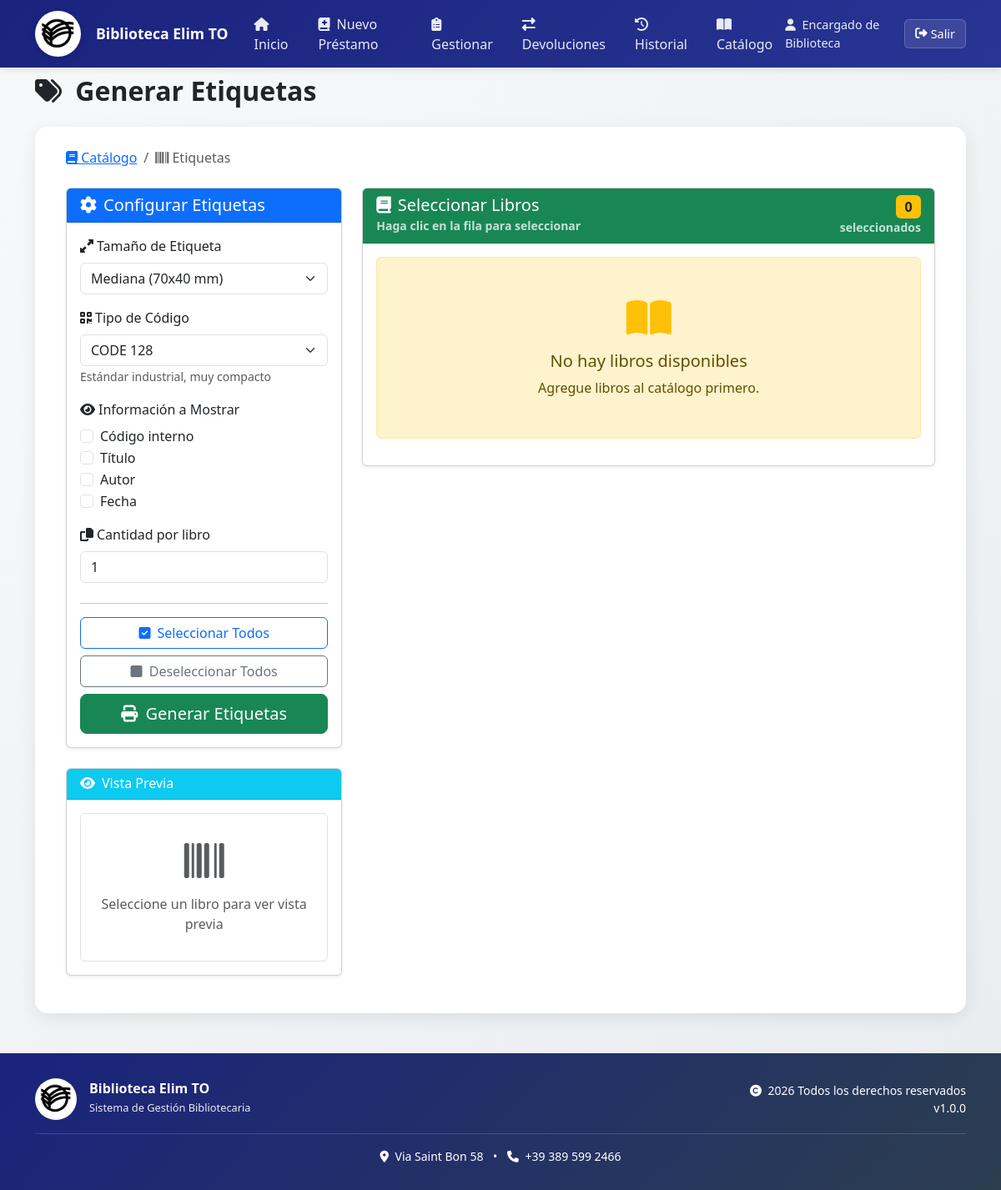
Before: /gestion_libros_iglesia/generar_etiquetas.php (signed in) with the older database file.
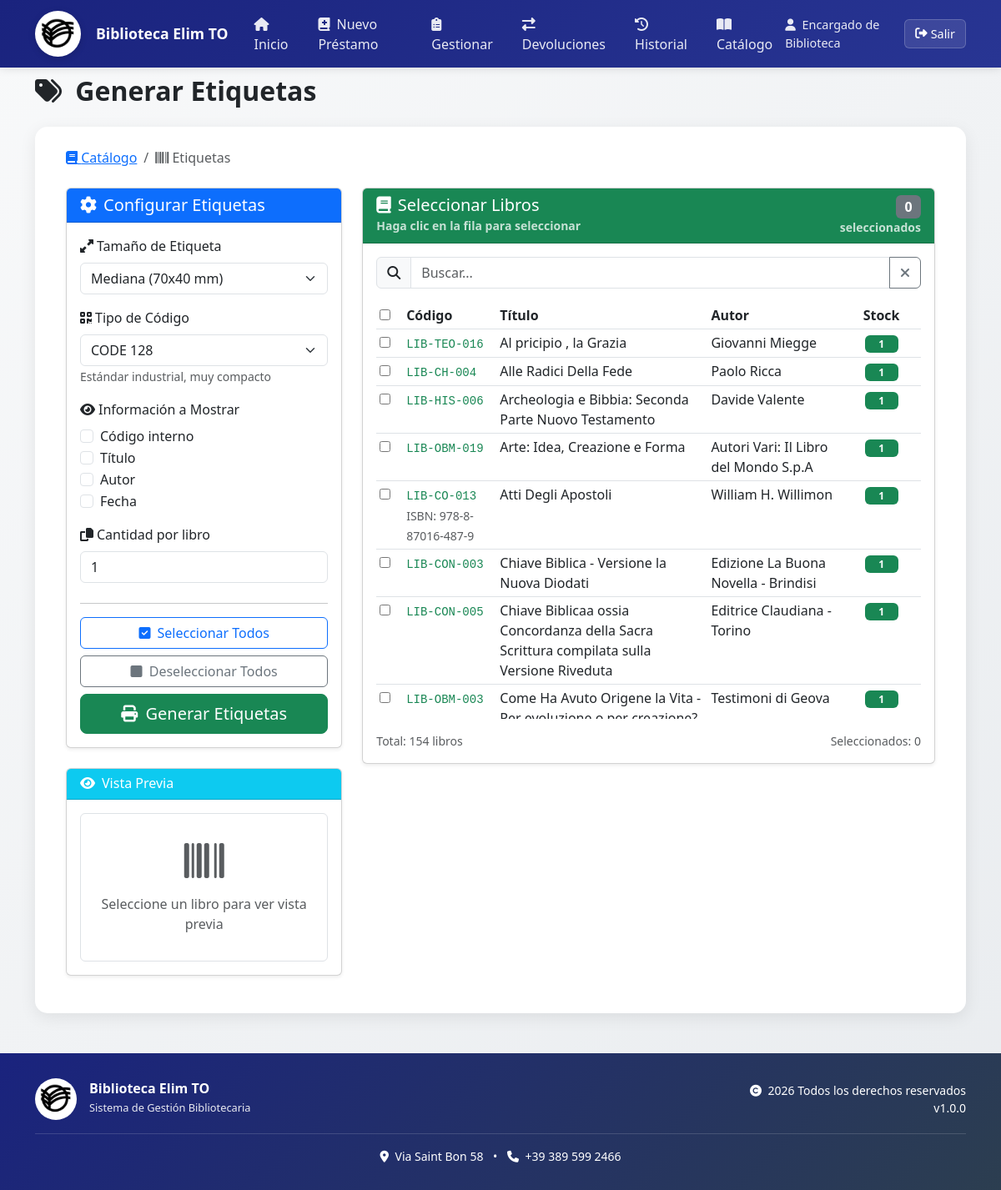
After: the same page with the newer database file.
### tables this page shows
CREATE TABLE `libros` (
  `id` int NOT NULL,
  `codigo_interno` varchar(30) NOT NULL,
  `titulo` varchar(200) NOT NULL,
  `autor` varchar(150) NOT NULL,
  `año_publicacion` int DEFAULT NULL,
  `isbn` varchar(20) DEFAULT NULL,
  `stock` int DEFAULT '1',
  `fecha_creacion` timestamp NOT NULL DEFAULT CURRENT_TIMESTAMP,
  `activo` tinyint DEFAULT '1'
);

### gestion_libros_iglesia/db.php (called while the page is built, shortened)
<?php
class Database {
    private $link;
    public function __construct() {
        $this->link = mysqli_init();
        mysqli_set_charset($this->link, "utf8mb4");
    }
    public function query($sql, $params = []) {
        $stmt = mysqli_prepare($this->link, $sql);
        if (!empty($params)) {
            $types = '';
            foreach ($params as $param) {
                if (is_int($param)) {
                    $types .= 'i';
                } elseif (is_float($param)) {
                    $types .= 'd';
                } elseif (is_string($param)) {
                    $types .= 's';
                } else {
                    $types .= 'b';
                }
            }
            mysqli_stmt_bind_param($stmt, $types, ...$params);
        }
        mysqli_stmt_execute($stmt);
        return $stmt;
    }
}
?>

### gestion_libros_iglesia/generar_etiquetas.php (the view, shortened to what the rows shown need)
<?php
require_once 'db.php';
require_once 'barcode_generator.php';
$db->registrarAccion('acceso', 'etiquetas', "Accedió al generador de etiquetas");
$sql_libros = "SELECT id, codigo_interno, titulo, autor, stock, isbn
               FROM libros
               WHERE activo = 1
               ORDER BY titulo ASC";
$stmt_libros = $db->query($sql_libros);
$result_libros = $stmt_libros->get_result();
$libros = [];
while ($row = $result_libros->fetch_assoc()) {
    $libros[] = $row;
}
$pageStyles = '
<link rel="stylesheet" href="css\generar_etiquetas-style.css">';
?>
    <div class="container-fluid">
        <div class="row">
            <div class="col-lg-8">
                <div class="card shadow-sm">
                    <div class="card-body">
                        <?php if (empty($libros)): ?>
                        <div class="alert alert-warning text-center py-5">
                            <i class="fas fa-book-open fa-3x mb-3 text-warning"></i>
                            <h5>No hay libros disponibles</h5>
                            <p class="mb-0">Agregue libros al catálogo primero.</p>
                        </div>
                        <?php else: ?>
                        <div class="table-responsive" style="max-height: 500px; overflow-y: auto;">
                            <table class="table table-hover table-sm" id="tablaLibros">
                                <thead class="sticky-top bg-light">
                                    <tr>
                                        <th width="5%"><input type="checkbox" id="checkTodos" onclick="toggleTodos()"></th>
                                        <th width="15%">Código</th>
                                        <th width="40%">Título</th>
                                        <th width="25%">Autor</th>
                                        <th width="15%" class="text-center">Stock</th>
                                    </tr>
                                </thead>
                                <tbody>
                                    <?php foreach ($libros as $libro):
                                        $tieneStock = $libro['stock'] > 0;
                                    ?>
                                    <tr class="libro-fila" onclick="toggleSeleccionFila(this)">
                                        <td onclick="event.stopPropagation();">
                                            <input type="checkbox" class="libro-check"
                                                   value="<?php echo $libro['id']; ?>"
                                                   data-codigo="<?php echo htmlspecialchars($libro['codigo_interno']); ?>"
                                                   data-titulo="<?php echo htmlspecialchars($libro['titulo']); ?>"
                                                   data-autor="<?php echo htmlspecialchars($libro['autor']); ?>"
                                                   onchange="updateSelectionCount()">
                                        </td>
                                        <td>
                                            <code class="<?php echo $tieneStock ? 'text-success' : 'text-danger'; ?>">
                                                <?php echo htmlspecialchars($libro['codigo_interno']); ?>
                                            </code>
                                            <?php if (!empty($libro['isbn'])): ?>
                                            <br><small class="text-muted">ISBN: <?php echo htmlspecialchars($libro['isbn']); ?></small>
                                            <?php endif; ?>
                                        </td>
                                        <td>
                                            <?php echo htmlspecialchars($libro['titulo']); ?>
                                        </td>
                                        <td><?php echo htmlspecialchars($libro['autor']); ?></td>
                                        <td class="text-center">
                                            <span class="badge <?php echo $tieneStock ? 'bg-success' : 'bg-danger'; ?> stock-badge">
                                                <?php echo $libro['stock']; ?>
                                            </span>
                                        </td>
                                    </tr>
                                    <?php endforeach; ?>
                                </tbody>
                            </table>
                        </div>
                        <?php endif; ?>
                    </div>
                </div>
            </div>
        </div>
    </div>
<?php
include 'layout.php';
?>

Changed rows visible on the page:
added libros: codigo_interno "LIB-TEO-016", titulo "Al pricipio , la Grazia", autor "Giovanni Miegge", stock "1"
added libros: codigo_interno "LIB-CH-004", titulo "Alle Radici Della Fede", autor "Paolo Ricca", stock "1"
added libros: codigo_interno "LIB-HIS-006", titulo "Archeologia e Bibbia: Seconda Parte Nuovo Testamento", autor "Davide Valente", stock "1"
added libros: codigo_interno "LIB-OBM-019", titulo "Arte: Idea, Creazione e Forma", autor "Autori Vari: Il Libro del Mondo S.p.A", stock "1"
added libros: codigo_interno "LIB-CO-013", isbn "978-8-87016-487-9", titulo "Atti Degli Apostoli", autor "William H. Willimon", stock "1"
added libros: codigo_interno "LIB-CON-003", titulo "Chiave Biblica - Versione la Nuova Diodati", autor "Edizione La Buona Novella - Brindisi", stock "1"
added libros: codigo_interno "LIB-CON-005", titulo "Chiave Biblicaa ossia Concordanza della Sacra Scrittura compilata sulla Versione Riveduta", autor "Editrice Claudiana - Torino", stock "1"
added libros: codigo_interno "LIB-OBM-003", titulo "Come Ha Avuto Origene la Vita -…", autor "Testimoni di Geova", stock "1"
Other visible differences:
form field value: (not shown) → "☐"
count($libros): (not shown) → "154"
text no longer shown: "No hay libros disponibles Agregue libros al catálogo primero."
text now shown: "Código Título Autor Stock Total: libros Seleccionados: 0"
